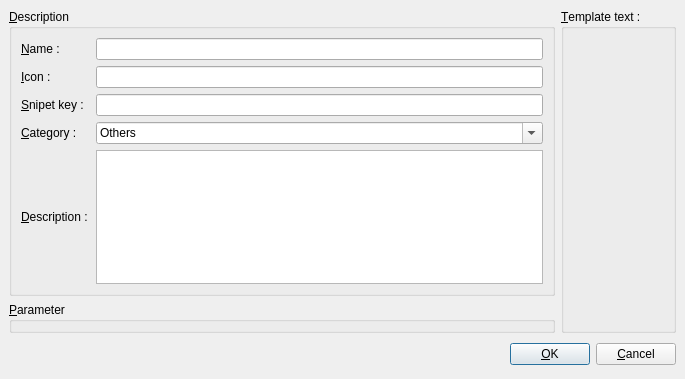
<ui version="4.0" >
 <class>SnipetDialog</class>
 <widget class="QDialog" name="SnipetDialog" >
  <property name="geometry" >
   <rect>
    <x>0</x>
    <y>0</y>
    <width>685</width>
    <height>379</height>
   </rect>
  </property>
  <property name="windowTitle" >
   <string>Template property</string>
  </property>
  <layout class="QGridLayout" >
   <property name="margin" >
    <number>9</number>
   </property>
   <property name="spacing" >
    <number>6</number>
   </property>
   <item rowspan="2" row="0" column="1" >
    <widget class="QGroupBox" name="m_templateGroupBox" >
     <property name="title" >
      <string>&amp;Template text :</string>
     </property>
    </widget>
   </item>
   <item row="2" column="0" colspan="2" >
    <layout class="QHBoxLayout" >
     <property name="margin" >
      <number>0</number>
     </property>
     <property name="spacing" >
      <number>6</number>
     </property>
     <item>
      <spacer>
       <property name="orientation" >
        <enum>Qt::Horizontal</enum>
       </property>
       <property name="sizeHint" >
        <size>
         <width>131</width>
         <height>31</height>
        </size>
       </property>
      </spacer>
     </item>
     <item>
      <widget class="QPushButton" name="okButton" >
       <property name="text" >
        <string>&amp;OK</string>
       </property>
       <property name="icon" >
        <iconset resource="../application.qrc" >:/images/button_ok.png</iconset>
       </property>
      </widget>
     </item>
     <item>
      <widget class="QPushButton" name="cancelButton" >
       <property name="text" >
        <string>&amp;Cancel</string>
       </property>
       <property name="icon" >
        <iconset resource="../application.qrc" >:/images/button_cancel.png</iconset>
       </property>
      </widget>
     </item>
    </layout>
   </item>
   <item row="1" column="0" >
    <widget class="QGroupBox" name="m_paramGroupBox" >
     <property name="title" >
      <string>&amp;Parameter</string>
     </property>
    </widget>
   </item>
   <item row="0" column="0" >
    <widget class="QGroupBox" name="groupBox" >
     <property name="title" >
      <string>&amp;Description</string>
     </property>
     <layout class="QGridLayout" >
      <property name="margin" >
       <number>9</number>
      </property>
      <property name="spacing" >
       <number>6</number>
      </property>
      <item row="3" column="0" >
       <widget class="QLabel" name="label_4" >
        <property name="text" >
         <string>&amp;Category :</string>
        </property>
        <property name="buddy" >
         <cstring>m_categoryComboBox</cstring>
        </property>
       </widget>
      </item>
      <item row="1" column="0" >
       <widget class="QLabel" name="label_2" >
        <property name="text" >
         <string>&amp;Icon :</string>
        </property>
        <property name="buddy" >
         <cstring>m_iconLineEdit</cstring>
        </property>
       </widget>
      </item>
      <item row="0" column="0" >
       <widget class="QLabel" name="label" >
        <property name="text" >
         <string>&amp;Name :</string>
        </property>
        <property name="buddy" >
         <cstring>m_nameLineEdit</cstring>
        </property>
       </widget>
      </item>
      <item row="4" column="2" >
       <widget class="QTextEdit" name="m_descriptionTextEdit" />
      </item>
      <item row="1" column="2" >
       <widget class="QLineEdit" name="m_iconLineEdit" />
      </item>
      <item row="3" column="2" >
       <widget class="QComboBox" name="m_categoryComboBox" >
        <property name="editable" >
         <bool>true</bool>
        </property>
        <item>
         <property name="text" >
          <string>Others</string>
         </property>
        </item>
       </widget>
      </item>
      <item row="4" column="0" colspan="2" >
       <widget class="QLabel" name="label_3" >
        <property name="text" >
         <string>&amp;Description :</string>
        </property>
        <property name="buddy" >
         <cstring>m_descriptionTextEdit</cstring>
        </property>
       </widget>
      </item>
      <item row="0" column="2" >
       <widget class="QLineEdit" name="m_nameLineEdit" />
      </item>
      <item row="2" column="2" >
       <widget class="QLineEdit" name="m_keyLineEdit" />
      </item>
      <item row="2" column="0" >
       <widget class="QLabel" name="label_5" >
        <property name="text" >
         <string>&amp;Snipet key :</string>
        </property>
        <property name="buddy" >
         <cstring>m_keyLineEdit</cstring>
        </property>
       </widget>
      </item>
     </layout>
    </widget>
   </item>
  </layout>
 </widget>
 <tabstops>
  <tabstop>m_nameLineEdit</tabstop>
  <tabstop>m_iconLineEdit</tabstop>
  <tabstop>m_keyLineEdit</tabstop>
  <tabstop>m_categoryComboBox</tabstop>
  <tabstop>m_descriptionTextEdit</tabstop>
  <tabstop>okButton</tabstop>
  <tabstop>cancelButton</tabstop>
 </tabstops>
 <resources>
  <include location="../application.qrc" />
 </resources>
 <connections>
  <connection>
   <sender>okButton</sender>
   <signal>clicked()</signal>
   <receiver>SnipetDialog</receiver>
   <slot>accept()</slot>
   <hints>
    <hint type="sourcelabel" >
     <x>278</x>
     <y>253</y>
    </hint>
    <hint type="destinationlabel" >
     <x>96</x>
     <y>254</y>
    </hint>
   </hints>
  </connection>
  <connection>
   <sender>cancelButton</sender>
   <signal>clicked()</signal>
   <receiver>SnipetDialog</receiver>
   <slot>reject()</slot>
   <hints>
    <hint type="sourcelabel" >
     <x>369</x>
     <y>253</y>
    </hint>
    <hint type="destinationlabel" >
     <x>179</x>
     <y>282</y>
    </hint>
   </hints>
  </connection>
 </connections>
</ui>
